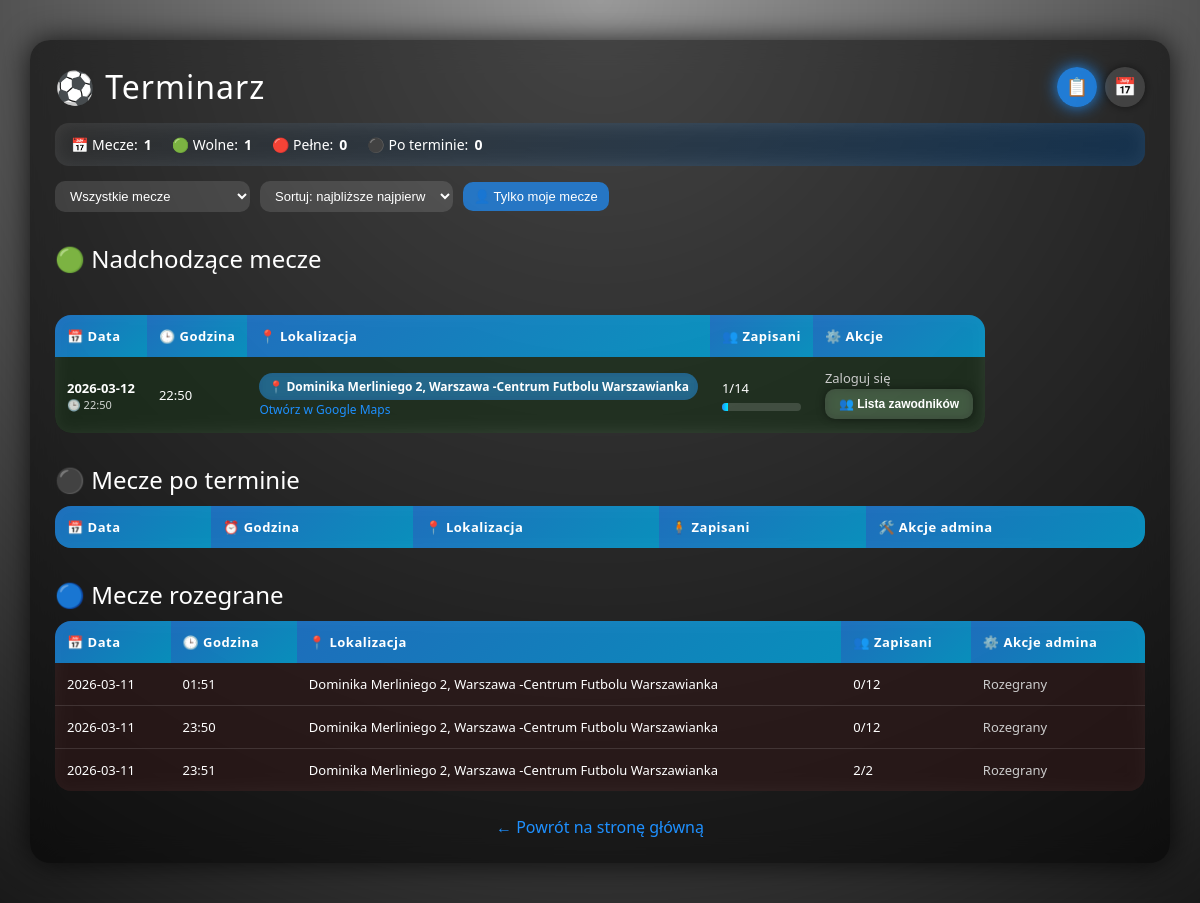
Page /terminarz on the committed database.
### tables this page shows
CREATE TABLE matches (
            id INTEGER PRIMARY KEY AUTOINCREMENT,
            match_date TEXT NOT NULL,
            match_time TEXT NOT NULL,
            location TEXT NOT NULL,
            max_slots INTEGER NOT NULL,
            signed_up INTEGER NOT NULL DEFAULT 0,
            played INTEGER NOT NULL DEFAULT 0
        );

### app.py (the view)
@app.route("/terminarz")
def terminarz():
    conn = get_db()
    matches = conn.execute("SELECT * FROM matches ORDER BY match_date ASC, match_time ASC").fetchall()
    signups = conn.execute("""
        SELECT ms.match_id, ms.paid, u.first_name, u.last_name, u.player_alias
        FROM match_signups ms
        JOIN users u ON u.id = ms.user_id
        ORDER BY u.first_name ASC
    """).fetchall()
    conn.close()
    players_by_match = {}
    for s in signups:
        players_by_match.setdefault(s["match_id"], []).append(s)
    user_signed = {}
    if "player_alias" in session:
        for s in signups:
            if s["player_alias"] == session["player_alias"]:
                user_signed[s["match_id"]] = True
    today = date.today()
    upcoming_matches = []
    after_date_not_confirmed = []
    played_confirmed = []
    for m in matches:
        m_date = date.fromisoformat(m["match_date"])
        if m["played"] == 1:
            played_confirmed.append(m)
        else:
            if m_date >= today:
                upcoming_matches.append(m)
            else:
                after_date_not_confirmed.append(m)
    return render_template(
        "terminarz.html",
        matches=matches,
        upcoming_matches=upcoming_matches,
        after_date_not_confirmed=after_date_not_confirmed,
        played_confirmed=played_confirmed,
        players_by_match=players_by_match,
        user_signed=user_signed
    )

### db.py (called while the page is built)
def get_db():
    conn = sqlite3.connect("database.db")
    conn.row_factory = sqlite3.Row
    return conn

### templates/terminarz.html (shortened to what this page needs)
<!DOCTYPE html>
<html lang="pl">
<head>
</head>
<body>
<div class="overlay"></div>
<div class="container">
    <div class="header-row">
        <h1>⚽ Terminarz </h1>
        <div class="view-toggle">
            <button id="btn-list" class="icon-toggle active" title="Widok listy">📋</button>
            <button id="btn-calendar" class="icon-toggle" title="Widok kalendarza">📅</button>
        </div>
    </div>
    <div id="stats-bar" class="stats-bar">
        <div class="stats-item">📅 Mecze: <span id="stat-total" class="value">0</span></div>
        <div class="stats-item">🟢 Wolne: <span id="stat-free" class="value">0</span></div>
        <div class="stats-item">🔴 Pełne: <span id="stat-full" class="value">0</span></div>
        <div class="stats-item">⚫ Po terminie: <span id="stat-past" class="value">0</span></div>
    </div>
    <div class="controls">
        <select id="filter-select">
            <option value="all">Wszystkie mecze</option>
        </select>
        <select id="sort-select">
            <option value="asc">Sortuj: najbliższe najpierw</option>
        </select>
        <button id="filter-mine" class="btn-filter">👤 Tylko moje mecze</button>
    </div>
    <div id="list-view">
        <h2>🟢 Nadchodzące mecze <h2>
        <div style="max-height: 450px; overflow-y: auto; border-radius: 16px;">
            <table>
                <thead>
                <tr>
                    <th>📅 Data</th>
                    <th>🕒 Godzina</th>
                    <th>📍 Lokalizacja</th>
                    <th>👥 Zapisani</th>
                    <th>⚙️ Akcje</th>
                </tr>
                </thead>
                <tbody id="list-tbody">
                {% for m in upcoming_matches %}
                {% set signed = m["signed_up"] %}
                {% set max_slots = m["max_slots"] %}
                {% set percent = (signed / max_slots) * 100 if max_slots > 0 else 0 %}
                {% if percent < 50 %}
                {% set row_class = "row-green" %}
                {% elif percent < 80 %}
                {% set row_class = "row-yellow" %}
                {% else %}
                {% set row_class = "row-red" %}
                {% endif %}
                <tr class="{{ row_class }} match-row"
                    data-id="{{ m['id'] }}"
                    data-date="{{ m['match_date'] }}"
                    data-time="{{ m['match_time'] }}"
                    data-signed="{{ signed }}"
                    data-max="{{ max_slots }}"
                    data-mine="{% if user_signed.get(m['id']) %}1{% else %}0{% endif %}">
                    <td>
                        <div style="font-weight:600;">{{ m["match_date"] }}</div>
                        <div style="font-size:11px; opacity:0.8;">🕒 {{ m["match_time"] }}</div>
                    </td>
                    <td>{{ m["match_time"] }}</td>
                    <td>
                        <span class="location-tag">📍 {{ m["location"] }}</span><br>
                        <a href="https://www.google.com/maps/search/?api=1&query={{ m['location'] | urlencode }}"
                           target="_blank"
                           style="color:#1e90ff; text-decoration:none; font-size:12px;">
                            Otwórz w Google Maps
                        </a>
                    </td>
                    <td>
                        {{ signed }}/{{ max_slots }}
                        <div class="progress-container">
                            <div class="progress-bar" style="--target-width: {{ percent }}%;"></div>
                        </div>
                    </td>
                    <td>
                        {% if session.user_id %}
                        {% if user_signed.get(m["id"]) %}
                        <a href="/terminarz/unsubscribe/{{ m['id'] }}" class="btn-modern btn-leave">
                            👤 Jednak nie wpadam
                        </a>
                        {% else %}
                        {% if signed < max_slots %}
                        <a href="/terminarz/signup/{{ m['id'] }}" class="btn-modern btn-join">
                            👤 Zapisz się
                        </a>
                        {% else %}
                        <span style="color:orange; font-weight:bold;">Brak miejsc</span>
                        {% endif %}
                        {% endif %}
                        {% else %}
                        <span style="color:#ccc;">Zaloguj się</span>
                        {% endif %}
                        <br>
                        <button class="btn-modern btn-list-players" onclick="openPlayersPopup({{ m['id'] }})">
                            👥 Lista zawodników
                        </button>
                    </td>
                </tr>
                {% endfor %}
                </tbody>
            </table>
        </div>
        <h2>⚫ Mecze po terminie <small></small></h2>
            <table>
                <thead>
                <tr>
                    <th>📅 Data</th>
                    <th>⏰ Godzina</th>
                    <th>📍 Lokalizacja</th>
                    <th>🧍 Zapisani</th>
                    <th>🛠️ Akcje admina</th>
                </tr>
                </thead>
            </table>
            <h2>🔵 Mecze rozegrane <small></small></h2>
        <table>
            <thead>
            <tr>
                <th>📅 Data</th>
                <th>🕒 Godzina</th>
                <th>📍 Lokalizacja</th>
                <th>👥 Zapisani</th>
                <th>⚙️ Akcje admina</th>
            </tr>
            </thead>
            <tbody>
            {% for m in played_confirmed %}
            <tr class="row-red">
                <td>{{ m["match_date"] }}</td>
                <td>{{ m["match_time"] }}</td>
                <td>{{ m["location"] }}</td>
                <td>{{ m["signed_up"] }}/{{ m["max_slots"] }}</td>
                <td>
                    {% if session.is_admin == 1 %}
                    <form action="/admin/match/{{ m['id'] }}/unset_played" method="post" style="display:inline;">
                        <button type="submit" class="btn-modern btn-admin-unconfirm">
                            ↩ Cofnij rozegranie
                        </button>
                    </form>
                    {% else %}
                    <span style="color:#ccc;">Rozegrany</span>
                    {% endif %}
                </td>
            </tr>
            {% else %}
            <tr><td colspan="5"><i>Brak rozegranych meczów.</i></td></tr>
            {% endfor %}
            </tbody>
        </table>
    </div>
    <a href="/" class="back">← Powrót na stronę główną</a>
</div>
</body>
</html>

### templates/terminarz.html (style rules this page uses)
* { box-sizing: border-box; }
body { margin: 0; padding: 0; font-family: "Segoe UI", Arial, sans-serif; color: #fff; background-image: url('/static/stadium.jpg'); background-size: cover; background-position: center; background-repeat: no-repeat; }
.overlay { position: fixed; inset: 0; background: radial-gradient(circle at top, rgba(0,0,0,0.4), rgba(0,0,0,0.9)); z-index: -1; }
.container { width: 95%; max-width: 1200px; margin: 40px auto; background: rgba(0,0,0,0.55); padding: 25px; border-radius: 20px; backdrop-filter: blur(14px); box-shadow: 0 0 30px rgba(0,0,0,0.8); position: relative; }
.header-row { display: flex; align-items: center; justify-content: space-between; gap: 10px; margin-bottom: 15px; }
h1 { font-weight: 300; letter-spacing: 1px; margin: 0; display: flex; align-items: center; gap: 10px; }
h2 { font-weight: 400; margin-top: 30px; margin-bottom: 10px; display: flex; align-items: center; gap: 8px; }
.view-toggle { display: flex; align-items: center; gap: 8px; }
.icon-toggle { width: 40px; height: 40px; border-radius: 50%; border: none; cursor: pointer; background: rgba(255,255,255,0.12); color: #fff; display: flex; align-items: center; justify-content: center; font-size: 18px; box-shadow: 0 0 10px rgba(0,0,0,0.5); transition: 0.25s ease; }
.icon-toggle.active { background: rgba(30,144,255,0.8); box-shadow: 0 0 16px rgba(30,144,255,0.9); }
.stats-bar { background: linear-gradient(135deg, rgba(255,255,255,0.12), rgba(30,144,255,0.25)); padding: 12px 16px; border-radius: 14px; backdrop-filter: blur(10px); margin-bottom: 15px; font-size: 14px; display: flex; gap: 20px; flex-wrap: wrap; align-items: center; }
.stats-item { display: flex; align-items: center; gap: 6px; }
.stats-item span.value { font-weight: 600; }
.controls { display: flex; flex-wrap: wrap; gap: 10px; margin-bottom: 15px; align-items: center; }
.controls select, .controls button { padding: 7px 11px; border-radius: 10px; border: none; font-size: 13px; cursor: pointer; }
.controls select { background: rgba(255,255,255,0.12); color: #fff; }
.controls button { background: rgba(30,144,255,0.7); color: #fff; }
.btn-filter { background: rgba(255,255,255,0.12); color: #fff; border-radius: 10px; border: none; padding: 7px 11px; font-size: 13px; cursor: pointer; transition: 0.2s ease; }
table { width: 100%; border-collapse: collapse; margin-top: 10px; border-radius: 16px; overflow: hidden; background: rgba(255,255,255,0.06); backdrop-filter: blur(8px); }
thead tr { position: sticky; top: 0; z-index: 2; }
th { padding: 12px; background: linear-gradient(135deg, rgba(30,144,255,0.7), rgba(0,191,255,0.7)); font-weight: 600; letter-spacing: 0.5px; font-size: 13px; text-align: left; }
td { padding: 12px; border-bottom: 1px solid rgba(255,255,255,0.12); font-size: 13px; }
tr:last-child td { border-bottom: none; }
.row-green { background: rgba(0,255,0,0.06); }
.row-red { background: rgba(255,0,0,0.06); }
.location-tag { display: inline-block; padding: 5px 9px; background: rgba(30,144,255,0.45); border-radius: 999px; font-size: 12px; font-weight: 600; color: #fff; backdrop-filter: blur(4px); }
.btn-modern { padding: 8px 14px; border-radius: 10px; font-size: 12px; font-weight: 600; cursor: pointer; border: none; text-decoration: none; display: inline-block; transition: 0.25s ease; backdrop-filter: blur(6px); background: rgba(255,255,255,0.12); color: #fff; box-shadow: 0 0 8px rgba(0,0,0,0.4); margin: 2px 0; }
.progress-container { width: 100%; background: rgba(255,255,255,0.15); border-radius: 8px; height: 8px; margin-top: 6px; overflow: hidden; }
.progress-bar { height: 8px; background: linear-gradient(90deg, #1e90ff, #00eaff); width: 0%; animation: fillBar 1s ease forwards; }
a.back { display: block; text-align: center; margin-top: 25px; color: #1e90ff; text-decoration: none; font-size: 16px; }

### rows in the picture
matches: match_date "2026-03-12", match_time "22:50", location "Dominika Merliniego 2, Warszawa -Centrum Futbolu Warszawianka", signed_up "1", max_slots "14", {{ percent }} 7.142857142857142 (drawn)
matches: match_date "2026-03-11", match_time "01:51", location "Dominika Merliniego 2, Warszawa -Centrum Futbolu Warszawianka", signed_up "0", max_slots "12"
matches: match_date "2026-03-11", match_time "23:50", location "Dominika Merliniego 2, Warszawa -Centrum Futbolu Warszawianka", signed_up "0", max_slots "12"
matches: match_date "2026-03-11", match_time "23:51", location "Dominika Merliniego 2, Warszawa -Centrum Futbolu Warszawianka", signed_up "2", max_slots "2"
